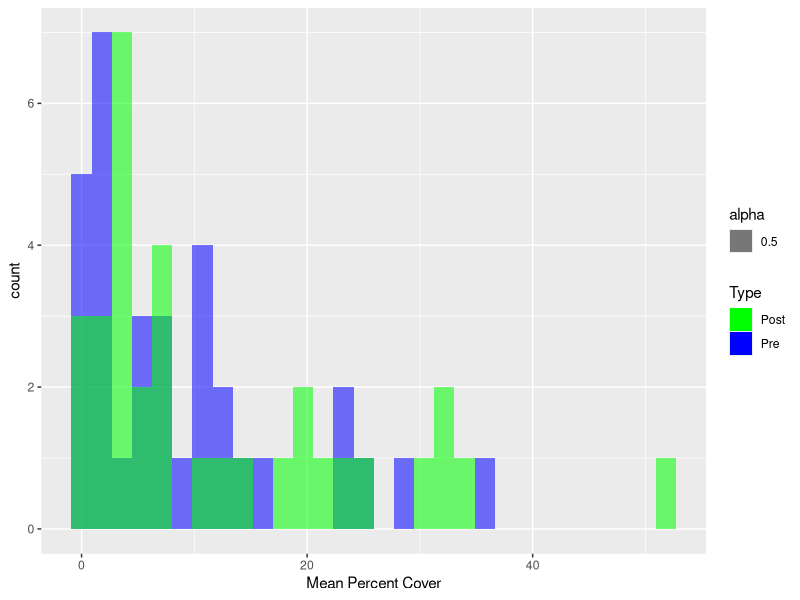

Write the R code that produced this figure.
## ---- chunk 1
library(dplyr)
library(ggplot2)
library(gridExtra)
## ---- chunk 2
abundance_data <- read.csv("data/change in pisaster and mussels PISCO sites.csv")
## ---- chunk 3
View(abundance_data)
## ---- chunk 4
ncol(abundance_data)
## ---- chunk 5
nrow(abundance_data)
## ---- chunk 6
glimpse(abundance_data)
## ---- chunk 7
abundance_data_v2 <- rename(abundance_data, pre_mean_mussel_cover = Mean.percent_cover_Mytcal..pre.SSWS,post_mean_mussel_cover = Mean.percent_cover_Mytcal..post.SSWS)

## ---- chunk 8
mean_mussel_cover_data <- select(abundance_data_v2, c(pre_mean_mussel_cover, post_mean_mussel_cover))

## ---- chunk 9
pre_cover_data <- select(abundance_data_v2, c(pre_mean_mussel_cover))

pre_cover_data_v2 <- rename(pre_cover_data, mean_percent_cover = pre_mean_mussel_cover)
## ---- chunk 10
post_cover_data <-  select(abundance_data_v2, c(post_mean_mussel_cover))

post_cover_data_v2 <- rename(post_cover_data, mean_percent_cover = post_mean_mussel_cover)
## ---- chunk 11
mean_cover_histogram <- rbind(pre_cover_data_v2, post_cover_data_v2)

mean_cover_histogram<- ggplot(mean_cover_histogram) + 
  geom_histogram(data=pre_cover_data_v2, aes(x=mean_percent_cover, fill = "Pre", alpha = 0.5)) +
  geom_histogram(data=post_cover_data_v2, aes(x=mean_percent_cover, fill = "Post", alpha = 0.5)) + 
  xlab("Mean Percent Cover") + 
  scale_fill_manual("Type", values = c(Pre = "blue", Post = "green"))

print(mean_cover_histogram)
  
